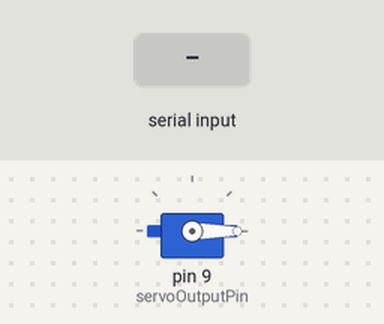
The sketch below on a simulated Arduino Uno, built with avr-gcc and run on an emulated ATmega328P. Shown: servo. The test bench sets the inputs (shaded band).

Above: at 1.2 s.
1.3 s: "R" received over Serial
At 2.5 s:
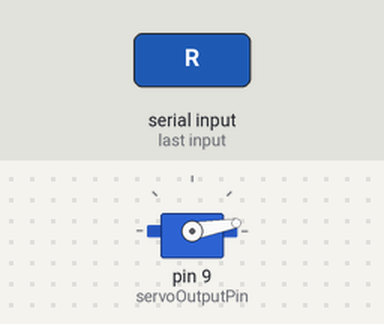
2.8 s: "R" received over Serial
At 3.8 s:
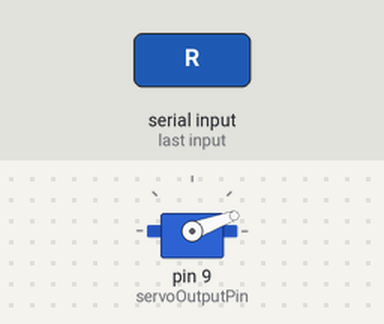
4.3 s: "L" received over Serial
At 5.0 s:
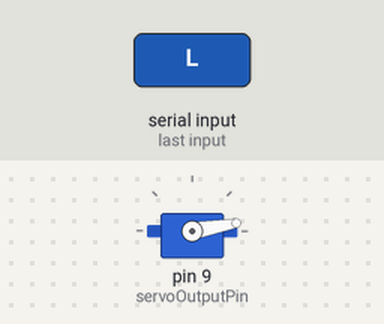
Timing chart, 0 to 7.3 s (numbered marks = the images above; inputs shaded):
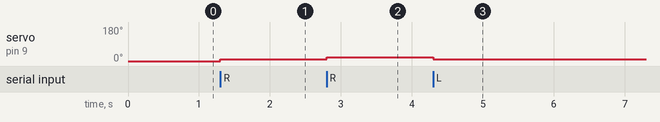

The sketch:

ControlServo.ino
```cpp
#include <Servo.h>

///////////////
// Constants //
///////////////
int const servoOutputPin = 9;
int const serialBaudRate = 9600;

//////////////////
// Ugly Globals //
//////////////////
Servo servo;
int servoAngle = 0;
//int delayCounter = 0;

/////////////////////////
// Function prototypes //
/////////////////////////
int SanitizeServoAngle (int servoAngle);
int UpdateServoAngle (int command, int servoAngle);

////////////////////////////
// Main Arduino Functions //
////////////////////////////
void setup()
{
  servo.attach(servoOutputPin);
  Serial.begin(serialBaudRate);

  // Set the angle to 0.
  servo.write(0);
}

void loop()
{
  int command = -1;

  if (Serial.available() > 0) {
    command = Serial.read();
  }

  const int previousServoAngle = servoAngle;
  servoAngle = UpdateServoAngle(command, servoAngle);

//  if (delayCounter > 1500)
//  {
//    delayCounter = 0;
//    Serial.print("Angle: ");
//    Serial.println(servoAngle);
//  }

  if (previousServoAngle != servoAngle) {
    servo.write(servoAngle);
  }

//  delayCounter += 15;
  delay(20);
}

//////////////////////////////
// Function Implementations //
//////////////////////////////
int SanitizeServoAngle (int servoAngle)
{
  if (servoAngle < 0) {
    return 0;
  }

  else if (servoAngle > 179) {
    return 179;
  }

  return servoAngle;
}

int UpdateServoAngle (int command, int servoAngle)
{
  switch (command)
  {
    case 'L' :
      servoAngle -= 10;
      break;
    case 'R' :
      servoAngle += 10;
      break;
  }

  return SanitizeServoAngle(servoAngle);
}
```

Measured:
- after the input at 1.3 s, servo on pin 9 (servoOutputPin): 0° → 10° at once
- after the input at 2.8 s, servo on pin 9 (servoOutputPin): 10° → 20° at once
- after the input at 4.3 s, servo on pin 9 (servoOutputPin): 20° → 10° at once
